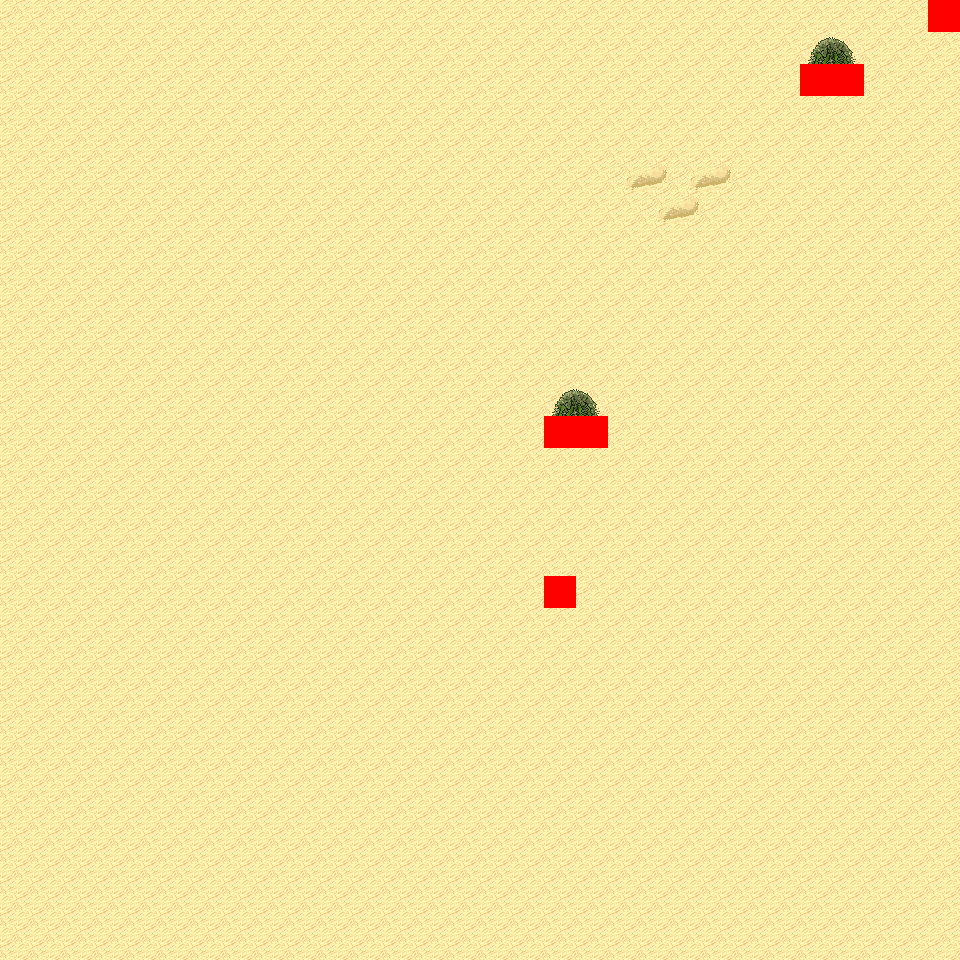

Rendered tile map (Tiled .tmx) drawn with the repository's tilesets; below, a short description and the map source with its tile grids summarised:
An orthogonal 30x30 tile map with 32x32 px tiles, 6 tile layers (Ground, Object, Object2, Above, ...), 6 tilesets and 3 objects (3x mapExit).

<map version="1.0" orientation="orthogonal" renderorder="right-down" width="30" height="30" tilewidth="32" tileheight="32" nextobjectid="4">
  <tileset firstgid="1" name="tileset_logic_collision" tilewidth="32" tileheight="32" tilecount="1" columns="1">
    <image source="../drawable/tileset_logic_collision.png" width="32" height="32" />
  </tileset>
  <tileset firstgid="2" name="tileset_terrain_desert" tilewidth="32" tileheight="32" tilecount="88" columns="8">
    <image source="../drawable/tileset_terrain_desert.png" width="256" height="352" />
  </tileset>
  <tileset firstgid="90" name="tileset_ground_sand_2" tilewidth="32" tileheight="32" tilecount="15" columns="5">
    <image source="../drawable/tileset_ground_sand_2.png" width="160" height="96" />
  </tileset>
  <tileset firstgid="105" name="tileset_plant_cactus_2" tilewidth="32" tileheight="32" tilecount="10" columns="5">
    <image source="../drawable/tileset_plant_cactus_2.png" width="160" height="64" />
  </tileset>
  <tileset firstgid="115" name="tileset_plant_cactus" tilewidth="32" tileheight="32" tilecount="2" columns="1">
    <image source="../drawable/tileset_plant_cactus.png" width="32" height="64" />
  </tileset>
  <tileset firstgid="117" name="tileset_plant_round_cactuses" tilewidth="32" tileheight="32" tilecount="20" columns="10">
    <image source="../drawable/tileset_plant_round_cactuses.png" width="320" height="64" />
  </tileset>
  <layer name="Ground" width="30" height="30">
    <data>[900 cells, 900 non-empty, 4 distinct tile ids]</data>
  </layer>
  <layer name="Object" width="30" height="30">
    <data>[900 cells, 5 non-empty, 2 distinct tile ids]</data>
  </layer>
  <layer name="Object2" width="30" height="30">
    <data>[900 cells, 0 non-empty, 0 distinct tile ids]</data>
  </layer>
  <layer name="Above" width="30" height="30">
    <data>[900 cells, 4 non-empty, 2 distinct tile ids]</data>
  </layer>
  <layer name="Above2" width="30" height="30">
    <data>[900 cells, 0 non-empty, 0 distinct tile ids]</data>
  </layer>
  <layer name="Walkable" width="30" height="30">
    <data>[900 cells, 6 non-empty, 1 distinct tile ids]</data>
  </layer>
  <objectgroup name="MapEvents">
    <object id="1" name="north" type="mapExit" x="0" y="0" width="928" height="32">
      <properties>
        <property name="map" value="level_0_x21_y129" />
        <property name="x" value="0" />
        <property name="y" value="28" />
      </properties>
    </object>
    <object id="2" name="south" type="mapExit" x="0" y="928" width="960" height="32">
      <properties>
        <property name="map" value="level_0_x21_y131" />
        <property name="x" value="0" />
        <property name="y" value="1" />
      </properties>
    </object>
    <object id="3" name="west" type="mapExit" x="0" y="0" width="32" height="960">
      <properties>
        <property name="map" value="level_0_x20_y130" />
        <property name="x" value="28" />
        <property name="y" value="0" />
      </properties>
    </object>
  </objectgroup>
</map>
